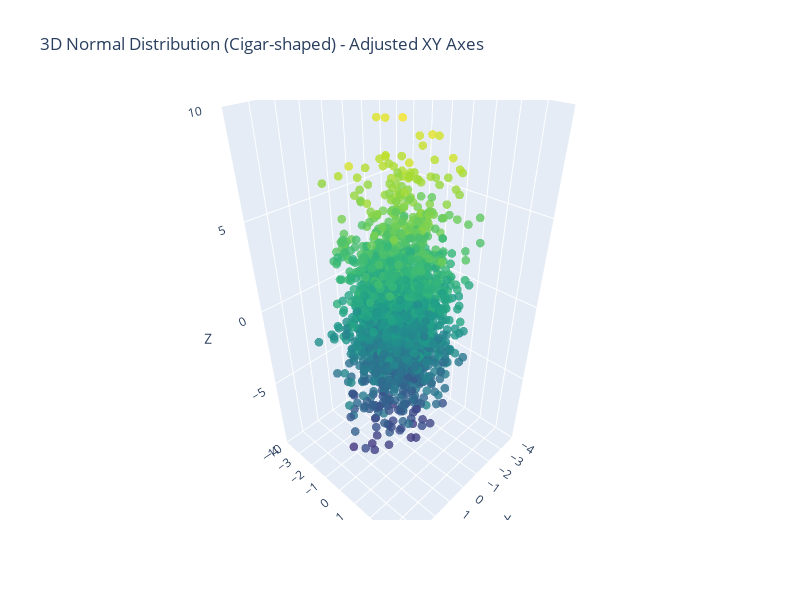

Notebook source saved alongside this figure:
### Code cell
import numpy as np
import plotly.graph_objects as go
np.random.seed(100)
def generate_3d_normal(n=1000, cov_matrix=np.eye(3)):
    u1 = np.random.uniform(size=n)
    u2 = np.random.uniform(size=n)
    u3 = np.random.uniform(size=n)
    u4 = np.random.uniform(size=n)
    r1 = np.sqrt(-2 * np.log(u1))
    theta1 = 2 * np.pi * u2
    z0 = r1 * np.cos(theta1)
    z1 = r1 * np.sin(theta1)
    r2 = np.sqrt(-2 * np.log(u3))
    theta2 = 2 * np.pi * u4
    z2 = r2 * np.cos(theta2)
    points = np.vstack([z0, z1, z2]).T
    if not np.array_equal(cov_matrix, np.eye(3)):
        eigvals, eigvecs = np.linalg.eig(cov_matrix)
        sqrt_cov = eigvecs @ np.diag(np.sqrt(eigvals)) @ np.linalg.inv(eigvecs)
        points = points @ sqrt_cov
    return points[:, 0], points[:, 1], points[:, 2]
cov_matrix = np.array([
    [1, 0, 0],
    [0, 1, 0],
    [0, 0, 10]
])
x, y, z = generate_3d_normal(n=2000, cov_matrix=cov_matrix)
fig = go.Figure(data=[go.Scatter3d(
    x=x,
    y=y,
    z=z,
    mode='markers',
    marker=dict(
        size=3,
        color=z,
        colorscale='Viridis',
        opacity=0.8
    )
)])
fig.update_layout(
    title='3D Normal Distribution (Cigar-shaped) - Adjusted XY Axes',
    scene=dict(
        xaxis_title='X',
        yaxis_title='Y',
        zaxis_title='Z',
        xaxis=dict(range=[-4, 4]),
        yaxis=dict(range=[-4, 4]),
        zaxis=dict(range=[-10, 10]), 
        aspectmode='manual',
        aspectratio=dict(x=1, y=1, z=2),
        camera=dict(
            eye=dict(x=1.5, y=1.5, z=1.5)
        )
    ),
    width=800,
    height=600
)
fig.show()
fig.write_html("Cigar_3d_normal_rotation.html")

### Figure 1 — Plotly figure (JSON) as saved in the notebook; plotly's stock layout.template omitted (floating-point values rounded to 4 significant figures; data arrays with more than 128 entries replaced by an {"elided": "..."} marker saying what was removed)
{"data": [{"marker": {"color": {"elided": "2000 float values"}, "colorscale": [[0, "#440154"], [0.1111, "#482878"], [0.2222, "#3e4989"], [0.3333, "#31688e"], [0.4444, "#26828e"], [0.5556, "#1f9e89"], [0.6667, "#35b779"], [0.7778, "#6ece58"], [0.8889, "#b5de2b"], [1, "#fde725"]], "opacity": 0.8, "size": 3}, "mode": "markers", "type": "scatter3d", "x": {"elided": "2000 float values"}, "y": {"elided": "2000 float values"}, "z": {"elided": "2000 float values"}}], "layout": {"height": 600, "scene": {"aspectmode": "manual", "aspectratio": {"x": 1, "y": 1, "z": 2}, "camera": {"center": {"x": 0, "y": 0, "z": 0}, "eye": {"x": 1.538, "y": 1.456, "z": 1.505}, "projection": {"type": "perspective"}, "up": {"x": 0, "y": 0, "z": 1}}, "xaxis": {"range": [-4, 4], "title": {"text": "X"}, "type": "linear"}, "yaxis": {"range": [-4, 4], "title": {"text": "Y"}, "type": "linear"}, "zaxis": {"range": [-10, 10], "title": {"text": "Z"}, "type": "linear"}}, "title": {"text": "3D Normal Distribution (Cigar-shaped) - Adjusted XY Axes"}, "width": 800}}
